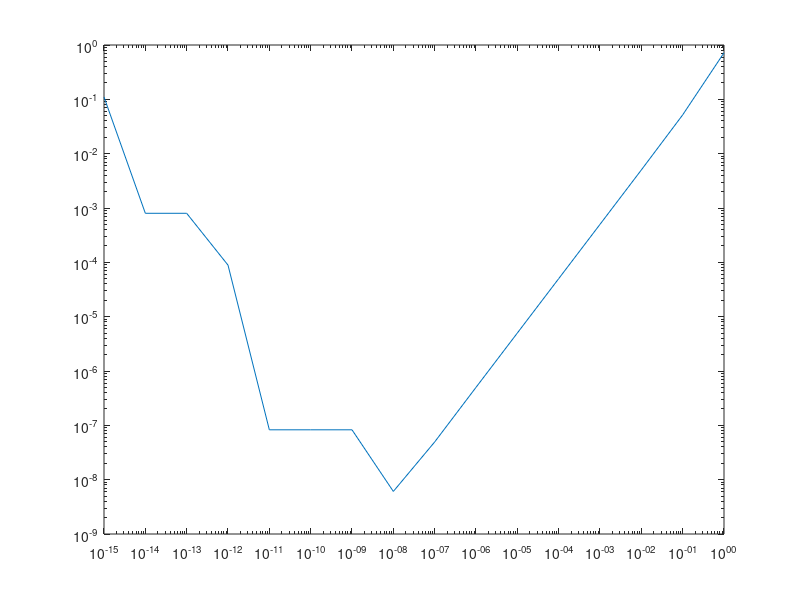
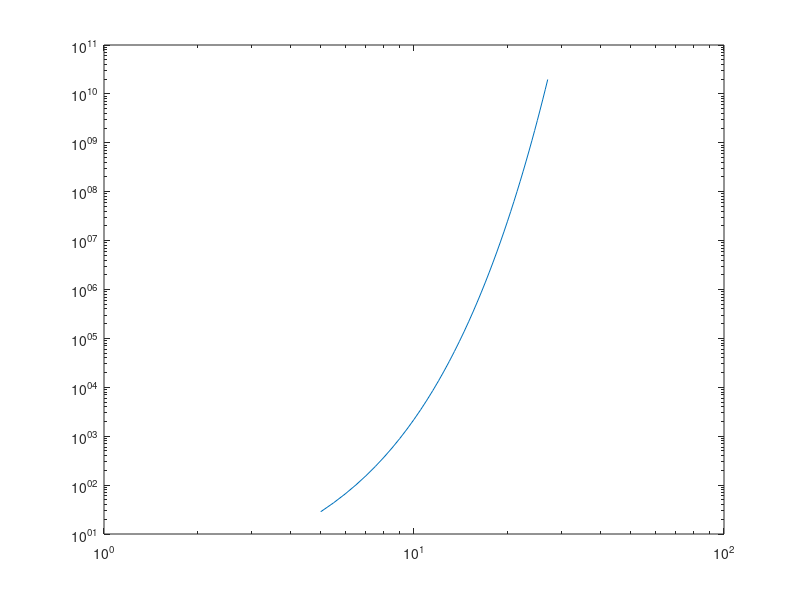

Write the MATLAB code that produced these figures, in order.
f=@(h) (exp(h)-1)./h;
h=10.^(-15:0);
erf= @(h) abs((exp(h)-1)./h-1);
loglog(h,erf(h));
figure
h2=2.^-1*(10:54);
loglog(h2,erf(h2));